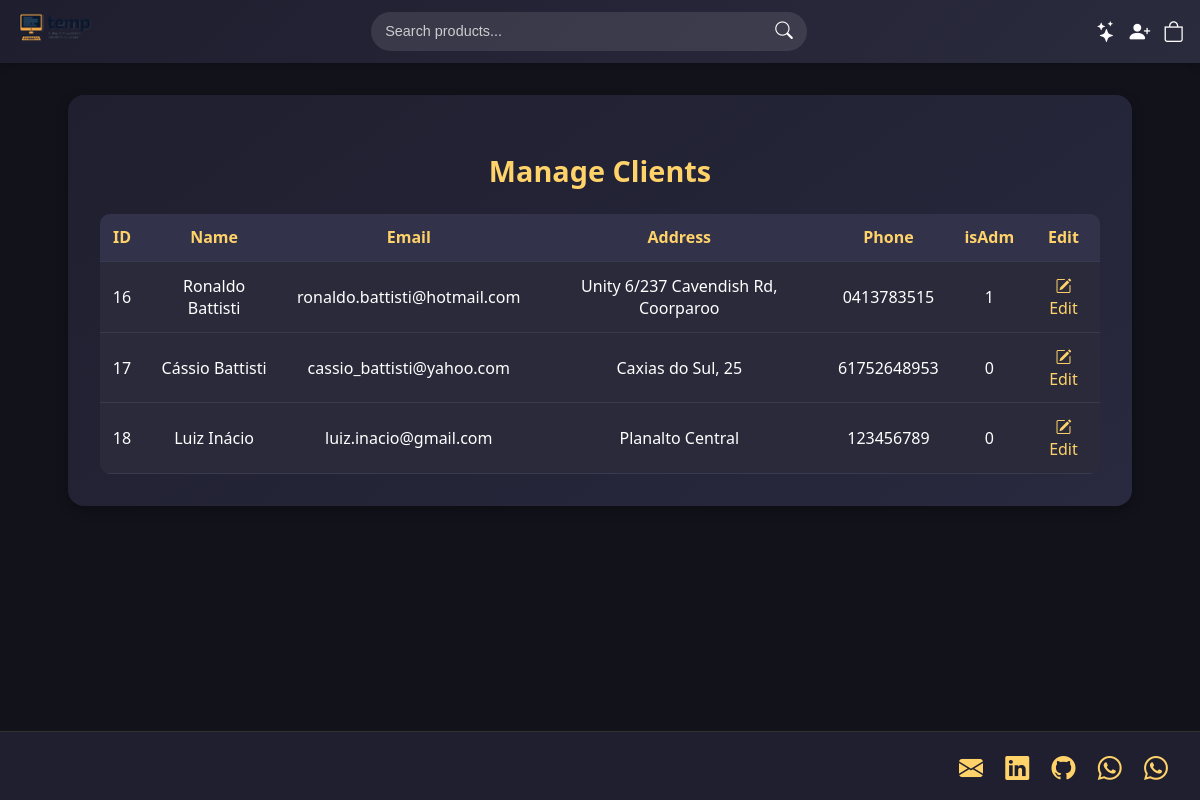
Page /web/user_manage.php (signed in) on the committed database.
### tables this page shows
CREATE TABLE `lpa_clients` (
  `lpa_client_id` int(20) NOT NULL,
  `lpa_client_firstname` varchar(50) NOT NULL,
  `lpa_client_lastname` varchar(50) NOT NULL,
  `lpa_client_email` varchar(100) NOT NULL,
  `lpa_client_password` varchar(255) NOT NULL,
  `lpa_client_address` varchar(250) NOT NULL,
  `lpa_client_phone` varchar(30) NOT NULL,
  `lpa_client_payment_type` varchar(50) DEFAULT NULL,
  `lpa_client_card_last4` varchar(4) DEFAULT NULL,
  `lpa_client_registered` datetime NOT NULL DEFAULT current_timestamp(),
  `lpa_client_status` char(1) NOT NULL DEFAULT 'a',
  `lpa_client_group` tinyint(1) NOT NULL DEFAULT 0
);

### web/user_manage.php (the view, shortened to what this page needs)
<?php
    include __DIR__ . '/app/database/connection.php';
    $sql = "SELECT lpa_client_id, lpa_client_firstname, lpa_client_lastname, lpa_client_email, lpa_client_address, lpa_client_phone, lpa_client_group
            FROM lpa_clients";
    $stmt = $conn->prepare($sql);
    $stmt->execute();
    $result = $stmt->get_result();
    $hasClient = $result->num_rows > 0;
?>
<!DOCTYPE html>
<html lang="en">
    <head>
        <link rel="stylesheet" href="<?php echo BASE_URL . '/assets/css/styles.css'; ?>">
    </head>
    <body class="body">
    <div><?php include __DIR__ . '/includes/header.php'; ?></div>
    <div class="admin-clients-container">
        <h2>Manage Clients</h2>
        <?php if ($hasClient): ?>
        <table class="clients-table">
            <thead>
            <tr>
                <th>ID</th>
                <th>Name</th>
                <th>Email</th>
                <th>Address</th>
                <th>Phone</th>
                <th>isAdm</th>
                <th>Edit</th>
            </tr>
            </thead>
            <tbody>
            <?php while ($row = $result->fetch_assoc()): ?>
                <tr>
                <td><?= $row['lpa_client_id'] ?></td>
                <td><?= htmlspecialchars($row['lpa_client_firstname'] . ' ' . $row['lpa_client_lastname']) ?></td>
                <td><?= htmlspecialchars($row['lpa_client_email']) ?></td>
                <td><?= htmlspecialchars($row['lpa_client_address']) ?></td>
                <td><?= htmlspecialchars($row['lpa_client_phone']) ?></td>
                <td><?= htmlspecialchars($row['lpa_client_group']) ?></td>
                <td>
                    <a href="#"
                    class="edit-link"
                    onclick="show_popup(
                        <?= $row['lpa_client_id'] ?>,
                        '<?= htmlspecialchars($row['lpa_client_firstname'], ENT_QUOTES) ?>',
                        '<?= htmlspecialchars($row['lpa_client_lastname'], ENT_QUOTES) ?>',
                        '<?= htmlspecialchars($row['lpa_client_email'], ENT_QUOTES) ?>',
                        '<?= htmlspecialchars($row['lpa_client_address'], ENT_QUOTES) ?>',
                        '<?= htmlspecialchars($row['lpa_client_phone'], ENT_QUOTES) ?>',
                        '<?= htmlspecialchars($row['lpa_client_group'], ENT_QUOTES) ?>'
                    )">
                    <i class="bi bi-pencil-square"></i> Edit
                    </a>
                </td>
                </tr>
            <?php endwhile; ?>
            </tbody>
        </table>
        <?php else: ?>
        <p class="no-clients">No clients found.</p>
        <?php endif; ?>
    </div>
    </body>
</html>

### web/assets/css/styles.css (style rules this page uses)
html, body { margin: 0; padding: 0; overflow-x: hidden; }
body.body { background-color: #12121b; color: #e0e0e0; font-family: "Poppins", "Segoe UI", sans-serif; margin: 0; min-height: 100vh; display: flex; flex-direction: column; }
body { display: flex; flex-direction: column; min-height: 100vh; }
footer { background-color: #1e1e2f; color: #aaa; text-align: center; padding: 1rem 0; font-size: 0.85rem; margin-top: auto; }
footer a { color: #ffd369; text-decoration: none; }
.edit-link { color: #ffd369; text-decoration: none; transition: color 0.2s ease; }
.admin-clients-container { background: linear-gradient(145deg, #1f1f2f, #29293f); border-radius: 16px; padding: 2rem; margin: 2rem auto; max-width: 1000px; box-shadow: 0 4px 12px rgba(0, 0, 0, 0.3); color: #fff; }
.admin-clients-container h2 { text-align: center; font-size: 1.8rem; color: #ffd369; margin-bottom: 1.5rem; }
.clients-table { width: 100%; border-collapse: collapse; background: #2a2a3b; border-radius: 10px; overflow: hidden; }
.clients-table th, .clients-table td { text-align: center; padding: 0.8rem; border-bottom: 1px solid #3a3a4f; }
.clients-table th { background: #32324a; color: #ffd369; font-weight: 600; }
.site-footer { position: static; background: #1f1f2f; padding: 1rem 2rem; color: #ccc; border-top: 1px solid #333; margin-top: 2rem; flex-shrink: 0; margin-top: auto; }
.footer-container { display: flex; justify-content: flex-end; align-items: center; }
.footer-right a { color: #ffd369; font-size: 1.5rem; margin-left: 1rem; transition: color 0.25s ease, transform 0.2s ease; }
.footer-right i { vertical-align: middle; }

### rows in the picture
lpa_clients: lpa_client_id "16", lpa_client_firstname+lpa_client_lastname "Ronaldo Battisti", lpa_client_email "ronaldo.battisti@hotmail.com", lpa_client_address "Unity 6/237 Cavendish Rd, Coorparoo", lpa_client_phone "0413783515", lpa_client_group "1"
lpa_clients: lpa_client_id "17", lpa_client_firstname+lpa_client_lastname "Cássio Battisti", lpa_client_email "cassio_battisti@yahoo.com", lpa_client_address "Caxias do Sul, 25", lpa_client_phone "61752648953", lpa_client_group "0"
lpa_clients: lpa_client_id "18", lpa_client_firstname+lpa_client_lastname "Luiz Inácio", lpa_client_email "luiz.inacio@gmail.com", lpa_client_address "Planalto Central", lpa_client_phone "123456789", lpa_client_group "0"
